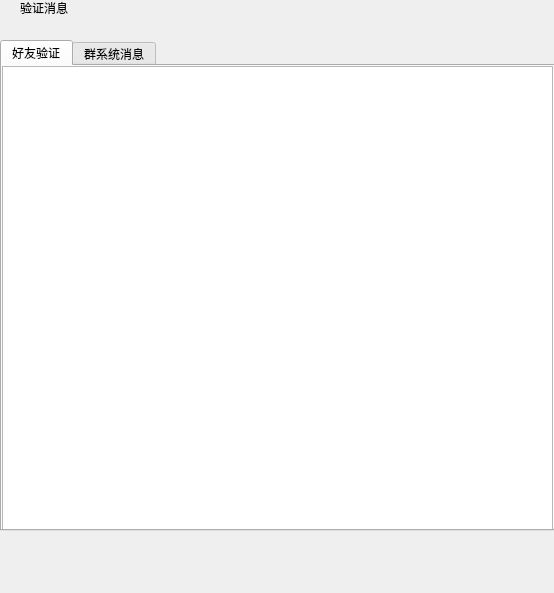
<?xml version="1.0" encoding="UTF-8"?>
<ui version="4.0">
 <class>VerifyMsg</class>
 <widget class="QWidget" name="VerifyMsg">
  <property name="geometry">
   <rect>
    <x>0</x>
    <y>0</y>
    <width>554</width>
    <height>593</height>
   </rect>
  </property>
  <property name="windowTitle">
   <string>Form</string>
  </property>
  <widget class="QTabWidget" name="tabWidget">
   <property name="geometry">
    <rect>
     <x>0</x>
     <y>40</y>
     <width>561</width>
     <height>491</height>
    </rect>
   </property>
   <property name="currentIndex">
    <number>0</number>
   </property>
   <property name="iconSize">
    <size>
     <width>32</width>
     <height>32</height>
    </size>
   </property>
   <widget class="QWidget" name="tab_3">
    <attribute name="title">
     <string>好友验证</string>
    </attribute>
    <widget class="QListWidget" name="listWidget">
     <property name="geometry">
      <rect>
       <x>0</x>
       <y>0</y>
       <width>551</width>
       <height>471</height>
      </rect>
     </property>
    </widget>
   </widget>
   <widget class="QWidget" name="tab_4">
    <attribute name="title">
     <string>群系统消息</string>
    </attribute>
   </widget>
  </widget>
  <widget class="QLabel" name="label">
   <property name="geometry">
    <rect>
     <x>20</x>
     <y>0</y>
     <width>72</width>
     <height>15</height>
    </rect>
   </property>
   <property name="text">
    <string>验证消息</string>
   </property>
  </widget>
 </widget>
 <resources/>
 <connections/>
</ui>
